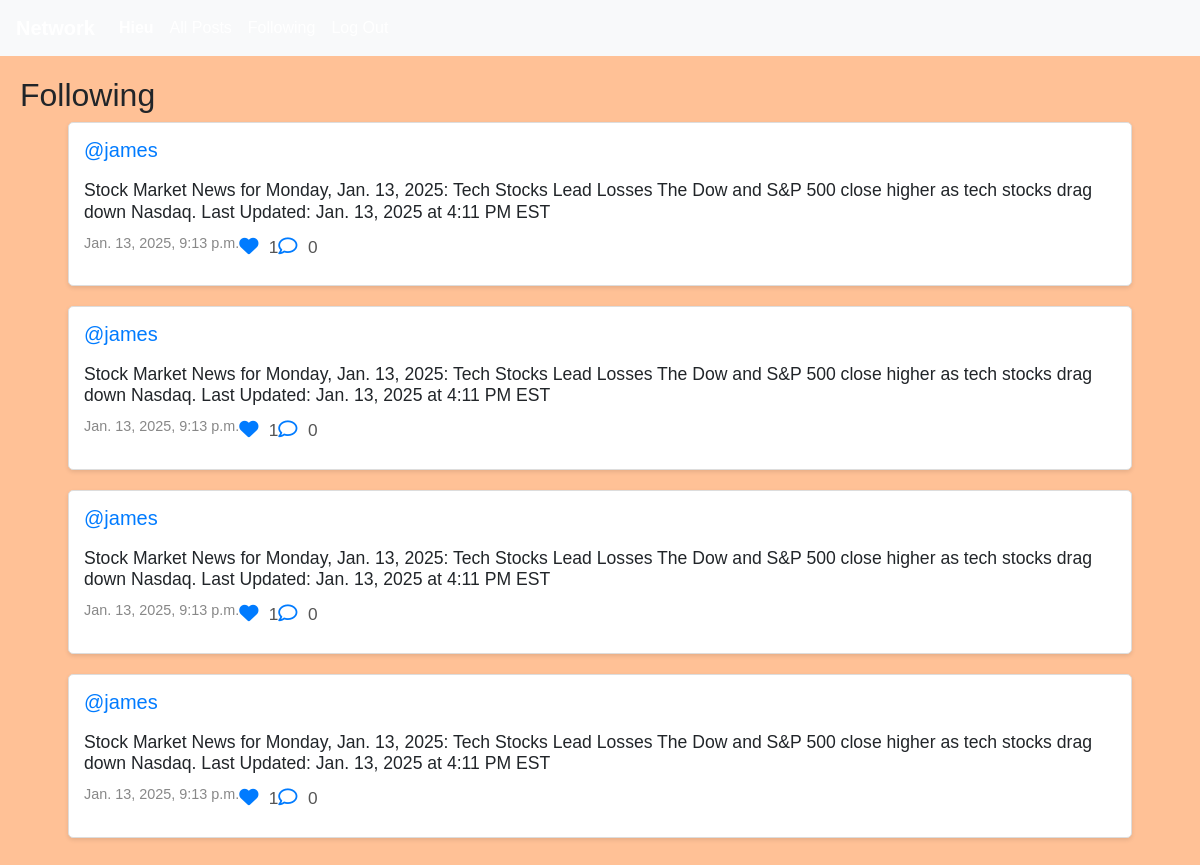
The app's page /following (signed in) with its own data.
### network/models.py (models this page shows, shortened)
class Post(models.Model):
    content = models.CharField(max_length=140)
    user =models.ForeignKey(User, on_delete=models.CASCADE, related_name="author")
    date = models.DateTimeField(auto_now_add=True)
    likes = models.ManyToManyField(User, through='Like', related_name='liked_posts')
    comments = models.ManyToManyField(User, through='Comment', related_name='commented_posts')

class User(AbstractUser):
    pass

### network/views.py (the view)
# urls.py: path("following", views.following, name="following"),
def following(request):
    currentUser = User.objects.get(pk=request.user.id)
    followingPeople = Follow.objects.filter(user=currentUser)
    allPosts = Post.objects.all().order_by("id").reverse()
    followingPosts = []
    for post in  allPosts:
        for person in followingPeople:
            if person.user_follower == post.user:
                followingPosts.append(post)
    paginator = Paginator(followingPosts, 10)
    page_number = request.GET.get('page')
    posts_of_the_page = paginator.get_page(page_number)
    return render(request, "network/following.html", {
        "posts_of_the_page": posts_of_the_page,
    })

### network/templates/network/following.html (shortened to what this page needs)
{% extends "network/layout.html" %}
{% load static %}
{% block body %}
    <h2>Following</h2>
    <div class="all-posts">
        {% for post in posts_of_the_page %}
            <div class="row post mx-5" id="post-{{ post.id }}">
                <h5 class="username"><a href="{% url 'profile' user_id=post.user.id %}">@{{ post.user }}</a></h5>
                <h6 class="content">{{ post.content }}</h6>
                <p class="date">{{ post.date }}</p>
                <form action="{% url 'like' %}" method="POST">
                    <button type="submit" class="heart-button">
                        {% if user in post.likes.all %}
                            <i class="fas fa-heart"></i>
                        {% else %}
                            <i class="far fa-heart"></i>
                        {% endif %}
                        <span class="like-count">{{ post.likes.count }}</span>
                    </button>
                </form>
                <form id="comment-form-{{ post.id }}" method="POST" action="{% url 'comment' %}">
                    <button type="button" class="comment-button" data-url="{% url 'comment' %}" data-post-id="{{ post.id }}">
                        <i class="far fa-comment"></i>
                        <span class="comment-count">{{ post.comments.count }}</span>
                    </button>
                </form>
            </div>
        {% endfor %}
    </div>
{% endblock %}

### network/static/network/styles.css (style rules this page uses)
body { font-family: 'Arial', sans-serif; background-color:#FFC196; margin: 0; padding: 0; }
.post { background-color: #fff; border: 1px solid #ddd; border-radius: 5px; padding: 15px; margin-bottom: 20px; box-shadow: 0 2px 4px rgba(0, 0, 0, 0.1); }
.post .username a { color: #007bff; text-decoration: none; }
.post .content { font-size: 1.1em; margin: 10px 0; }
.post .date { color: #888; font-size: 0.9em; }
.heart-button, .comment-button { background: none; border: none; color: #007bff; cursor: pointer; padding: 0; font-size: 1.2em; }
.like-count, .comment-count { margin-left: 5px; font-size: 0.9em; color: #555; }

### records on screen
Post: user "james", content "Stock Market News for Monday, Jan. 13, 2025: Tech Stocks Lead Losses The Dow and S&P 500 close higher as tech stocks drag down Nasdaq. Last Updated: Jan. 13, 2025 at 4:11 PM EST", date "Jan. 13, 2025, 9:13 p.m.", likes.count "1", comments.count "0"
